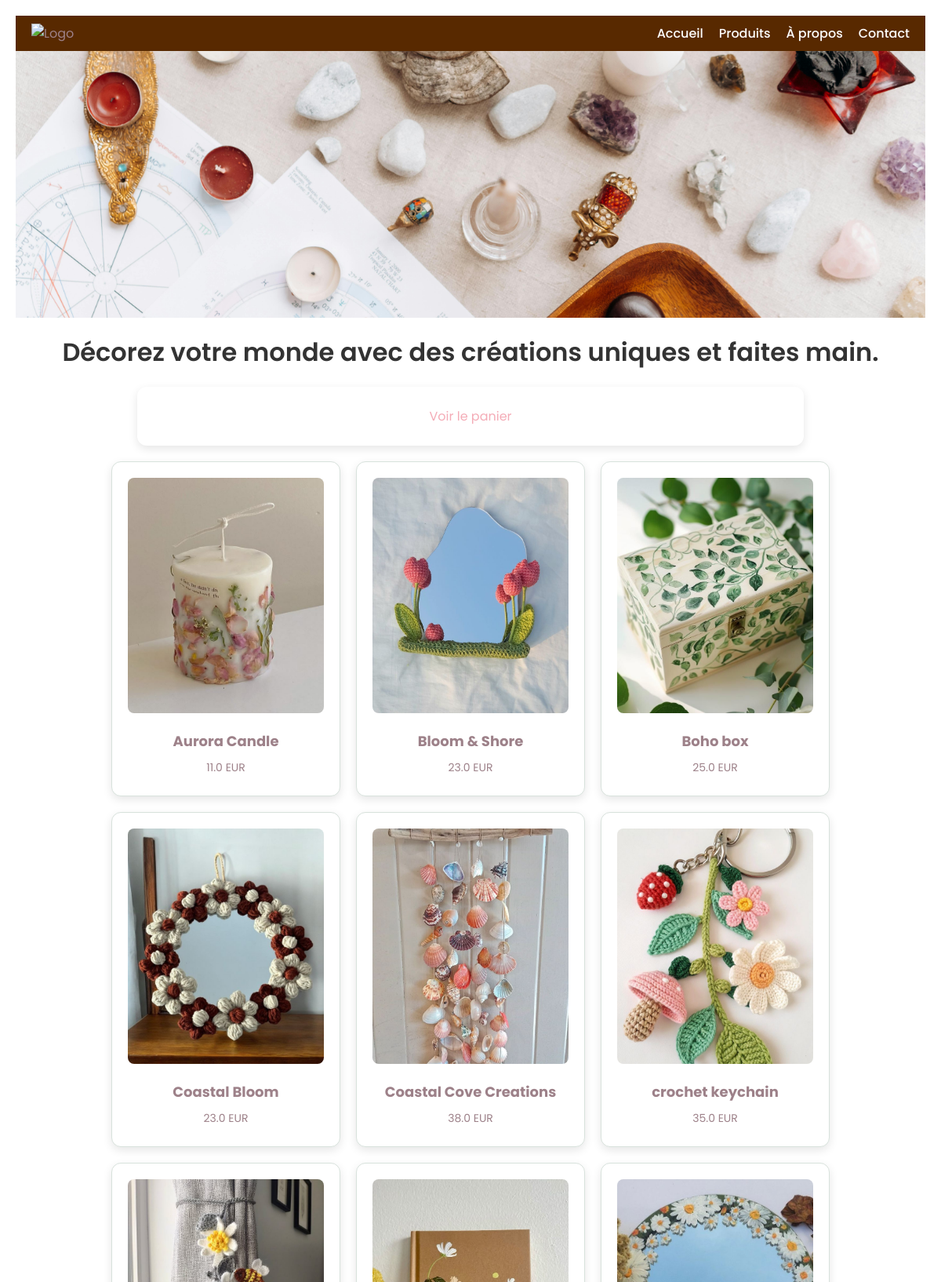
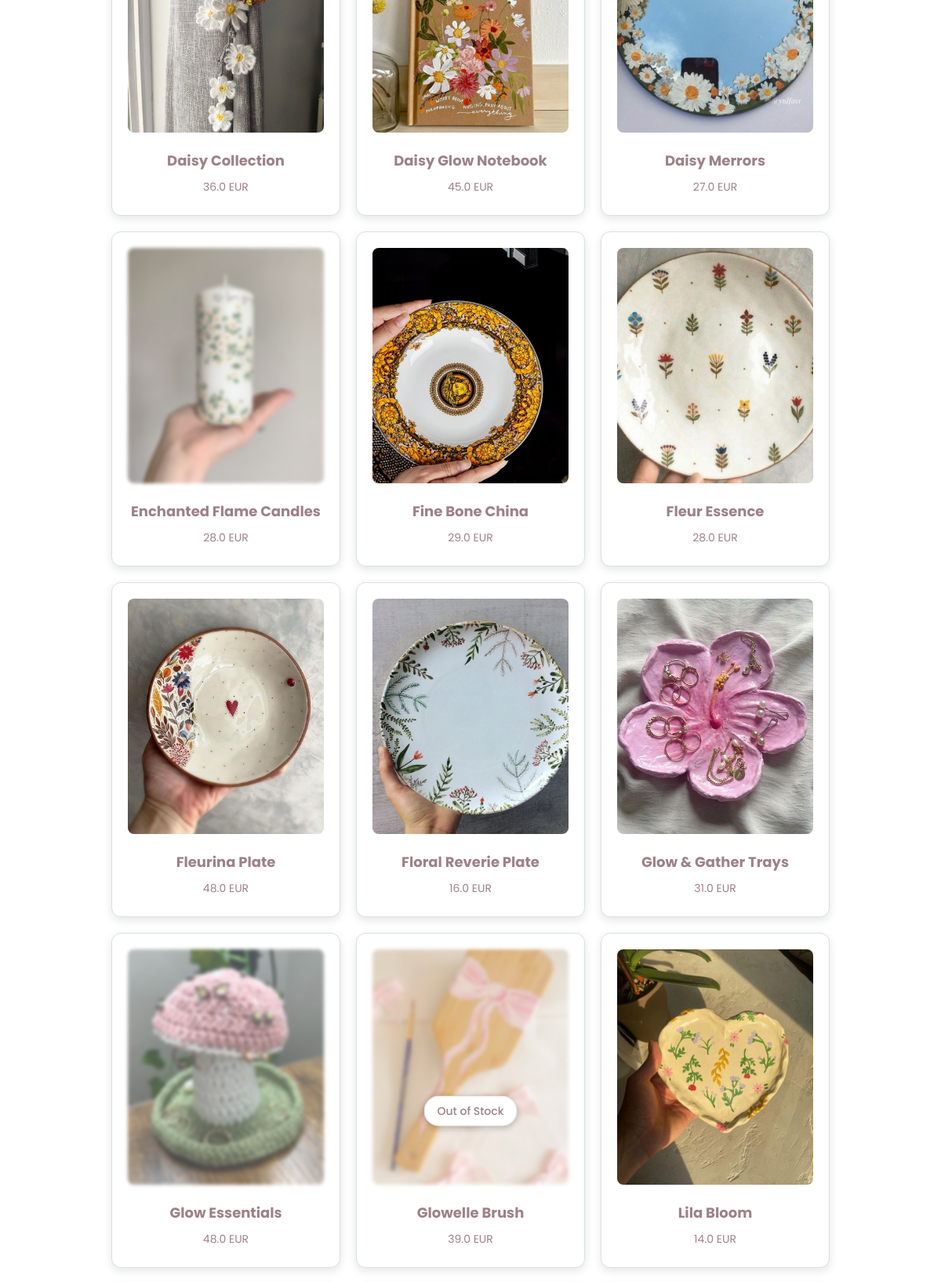
Screenshot of /home_user (signed in, upper part) with the database file from the repository (2 pictures, top to bottom).
### tables this page shows
CREATE TABLE products (
            id INTEGER PRIMARY KEY AUTOINCREMENT,
            name TEXT NOT NULL,
            price REAL NOT NULL,
            stock INTEGER NOT NULL,
            image_url TEXT
        );

### app.py (the view)
@app.route("/home_user")
@login_required
def index_user():
    print("User authenticated:", current_user.is_authenticated)
    print("Session Data:", session)  # Debug session contents
    print(
        "Current User ID:", session.get("_user_id")
    )  # Flask-Login stores user_id here
    conn = get_db()
    products = conn.execute("SELECT * FROM products").fetchall()
    conn.close()
    products = [dict(product) for product in products]
    return render_template("index.html", products=products)

### app.py (called while the page is built)
@login_manager.user_loader
def load_user(user_id):
    conn = get_db()
    user = conn.execute("SELECT * FROM users WHERE id = ?", (user_id,)).fetchone()
    conn.close()
    if user:
        return User(
            user["id"],
            user["FirstName"],
            user["LastName"],
            user["Email"],
            user["phoneNum"],
            user["password"],
            user["is_admin"],
        )
    return None  # Explicitly return None if the user is not found

def get_db():
    conn = sqlite3.connect("database.db")  # Ensure this is your actual DB file
    conn.row_factory = sqlite3.Row  # Enable dictionary-like access
    return conn

### templates/index.html (shortened to what this page needs)
<!DOCTYPE html>
<html lang="fr">
<head>
    <link rel="stylesheet" href="{{ url_for('static', filename='styles.css') }}" />
</head>
<body>
    <nav class="navbar">
        <div class="logo">
            <img src="{{ url_for('static', filename='logo.png') }}" alt="Logo" />
        </div>
        <ul class="nav-links">
            <li><a href="{{ url_for('index_user') }}">Accueil</a></li>
            <li><a href="{{ url_for('index_user') }}">Produits</a></li>
            <li><a href="{{ url_for('about_us') }}">À propos</a></li>
            <li><a href="{{ url_for('contact_us') }}">Contact</a></li>
        </ul>
    </nav>
    <header class="welcome-section">
    </header>
    <div class="slogan">
      <p>Décorez votre monde avec des créations uniques et faites main.</p>
  </div>
    <div class="cart-container">
        <a href="{{ url_for('view_cart') }}" class="cart-link">Voir le panier</a>
    </div>
    <div class="product-container">
        {% for product in products %}
        <div class="product-card {% if product.stock == 0 %}out-of-stock{% endif %}">
          <a href="{{ url_for('product_detail', product_id=product.id) }}">
            <img src="{{ url_for('static', filename= product.image_url ) }}" alt="{{ product.name }}" />
            <h3>{{ product.name }}</h3>
            <p>{{ product.price }} EUR</p>
          </a>
        </div>
        {% endfor %}
    </div>
</body>
</html>

### static/styles.css (style rules this page uses)
body { font-family: 'Poppins', sans-serif; background-color: #FFFFFF; margin: 0; padding: 20px; text-align: center; color: #9D8189; }
a { text-decoration: none; color: #F4ACB7; transition: color 0.3s ease; }
.product-container { display: flex; flex-wrap: wrap; justify-content: center; gap: 20px; padding: 20px; position: relative; transition: filter 0.3s ease; }
.product-card { width: 250px; padding: 20px; border: 1px solid #D8E2DC; border-radius: 12px; box-shadow: 0 4px 12px rgba(0, 0, 0, 0.1); text-align: center; background-color: #FFFFFF; transition: transform 0.3s ease, box-shadow 0.3s ease; }
.product-card img { width: 100%; height: 300px; object-fit: cover; border-radius: 8px; }
.product-card h3 { margin: 15px 0 10px; font-size: 18px; color: #9D8189; }
.product-card p { margin: 5px 0; color: #9D8189; font-size: 14px; }
.cart-container { max-width: 800px; margin: 0 auto; background-color: #FFFFFF; padding: 25px; border-radius: 12px; box-shadow: 0 4px 12px rgba(0, 0, 0, 0.1); }
.out-of-stock img { filter: blur(2px); opacity: 0.7; }
.out-of-stock::after { content: "Out of Stock"; position: absolute; top: 50%; left: 50%; transform: translate(-50%, -50%); background-color: rgba(255, 255, 255, 0.9); color: #9D8189; padding: 8px 16px; border-radius: 25px; font-size: 14px; font-weight: 500; box-shadow: 0 2px 10px rgba(0, 0, 0, 0.1); border: 1px solid rgba(0, 0, 0, 0.1); }
.navbar { display: flex; align-items: center; justify-content: space-between; background-color: #582900; padding: 10px 20px; }
.logo img { height: 50px; }
.nav-links { list-style: none; margin: 0; padding: 0; display: flex; }
.nav-links li { margin-left: 20px; }
.nav-links a { color: white; text-decoration: none; font-weight: 500; }
.welcome-section { background-image: url("../static/welcome.jpg"); background-size: cover; background-position: center; height: 300px; display: flex; align-items: flex-end; justify-content: center; text-align: center; padding-bottom: 40px; }
.slogan { background-color: rgba(255, 255, 255, 0.8); padding: 20px; border-radius: 10px; }
.slogan p { font-size: 2em; margin: 0; color: #333; font-weight: 600; }

### rows the page displays
products: image_url+name (picture), name "Aurora Candle", price "11.0"
products: image_url+name (picture), name "Bloom & Shore", price "23.0"
products: image_url+name (picture), name "Boho box", price "25.0"
products: image_url+name (picture), name "Coastal Bloom", price "23.0"
products: image_url+name (picture), name "Coastal Cove Creations", price "38.0"
products: image_url+name (picture), name "crochet keychain", price "35.0"
products: image_url+name (picture), name "Daisy Collection", price "36.0"
products: image_url+name (picture), name "Daisy Glow Notebook", price "45.0"
products: image_url+name (picture), name "Daisy Merrors", price "27.0"
products: image_url+name (picture), name "Enchanted Flame Candles", price "28.0"
products: image_url+name (picture), name "Fine Bone China", price "29.0"
products: image_url+name (picture), name "Fleur Essence", price "28.0"
products: image_url+name (picture), name "Fleurina Plate", price "48.0"
products: image_url+name (picture), name "Floral Reverie Plate", price "16.0"
products: image_url+name (picture), name "Glow & Gather Trays", price "31.0"
products: image_url+name (picture), name "Glow Essentials", price "48.0"
products: image_url+name (picture), name "Glowelle Brush", price "39.0"
products: image_url+name (picture), name "Lila Bloom", price "14.0"
